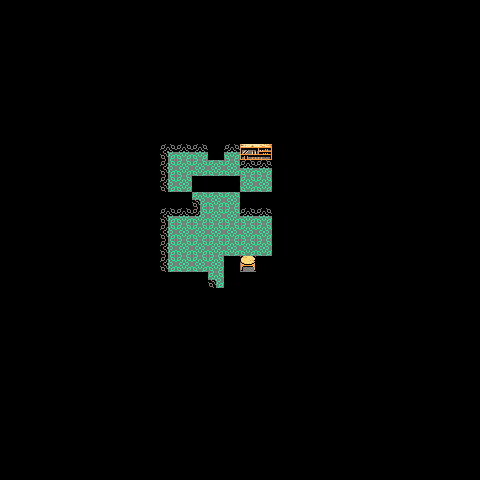

Below is a game level as drawn by its tile map, then a one-line description and the .tmx file that defines it, in full:
An orthogonal 30x30 tile map with 16x16 px tiles, 1 tile layer (Tile Layer 1).

<map version="1.0" orientation="orthogonal" renderorder="right-down" width="30" height="30" tilewidth="16" tileheight="16" nextobjectid="1">
 <tileset firstgid="1" name="rooms" tilewidth="16" tileheight="16" tilecount="50">
  <image source="../images/basic_16x16_tiles/rooms/tileset_rooms.png" width="80" height="160" />
  <tile id="6">
   <properties>
    <property name="wall" value="true" />
   </properties>
  </tile>
  <tile id="9">
   <properties>
    <property name="wall" value="true" />
   </properties>
  </tile>
  <tile id="10">
   <properties>
    <property name="wall" value="true" />
   </properties>
  </tile>
  <tile id="11">
   <properties>
    <property name="wall" value="true" />
   </properties>
  </tile>
  <tile id="18">
   <properties>
    <property name="wall" value="true" />
   </properties>
  </tile>
  <tile id="19">
   <properties>
    <property name="wall" value="true" />
   </properties>
  </tile>
  <tile id="20">
   <properties>
    <property name="wall" value="true" />
   </properties>
  </tile>
  <tile id="22">
   <properties>
    <property name="wall" value="true" />
   </properties>
  </tile>
  <tile id="23">
   <properties>
    <property name="wall" value="true" />
   </properties>
  </tile>
  <tile id="24">
   <properties>
    <property name="wall" value="true" />
   </properties>
  </tile>
  <tile id="31">
   <properties>
    <property name="wall" value="true" />
   </properties>
  </tile>
  <tile id="49">
   <properties>
    <property name="wall" value="true" />
   </properties>
  </tile>
 </tileset>
 <layer name="Tile Layer 1" width="30" height="30">
  <data encoding="csv">
1,1,1,1,1,1,1,1,1,1,1,1,1,1,1,1,1,1,1,1,1,1,1,1,1,1,1,1,1,1,
1,1,1,1,1,1,1,1,1,1,1,1,1,1,1,1,1,1,1,1,1,1,1,1,1,1,1,1,1,1,
1,1,1,1,1,1,1,1,1,1,1,1,1,1,1,1,1,1,1,1,1,1,1,1,1,1,1,1,1,1,
1,1,1,1,1,1,1,1,1,1,1,1,1,1,1,1,1,1,1,1,1,1,1,1,1,1,1,1,1,1,
1,1,1,1,1,1,1,1,1,1,1,1,1,1,1,1,1,1,1,1,1,1,1,1,1,1,1,1,1,1,
1,1,1,1,1,1,1,1,1,1,1,1,1,1,1,1,1,1,1,1,1,1,1,1,1,1,1,1,1,1,
1,1,1,1,1,1,1,1,1,1,1,1,1,1,1,1,1,1,1,1,1,1,1,1,1,1,1,1,1,1,
1,1,1,1,1,1,1,1,1,1,1,1,1,1,1,1,1,1,1,1,1,1,1,1,1,1,1,1,1,1,
1,1,1,1,1,1,1,1,1,44,43,43,43,43,43,43,43,44,1,1,1,1,1,1,1,1,1,1,1,1,
1,1,1,1,1,1,1,1,1,44,14,17,17,50,17,24,25,44,1,1,1,1,1,1,1,1,1,1,1,1,
1,1,1,1,1,1,1,1,1,44,16,13,13,13,13,17,17,44,1,1,1,1,1,1,1,1,1,1,1,1,
1,1,1,1,1,1,1,1,1,44,16,13,33,34,35,13,13,44,1,1,1,1,1,1,1,1,1,1,1,1,
1,1,1,1,1,1,1,1,1,44,43,43,18,13,13,43,43,44,1,1,1,1,1,1,1,1,1,1,1,1,
1,1,1,1,1,1,1,1,1,44,14,17,15,13,13,17,17,44,1,1,1,1,1,1,1,1,1,1,1,1,
1,1,1,1,1,1,1,1,1,44,16,13,13,13,13,13,13,44,1,1,1,1,1,1,1,1,1,1,1,1,
1,1,1,1,1,1,1,1,1,44,16,13,13,13,13,13,13,44,1,1,1,1,1,1,1,1,1,1,1,1,
1,1,1,1,1,1,1,1,1,44,16,13,13,13,49,7,49,44,1,1,1,1,1,1,1,1,1,1,1,1,
1,1,1,1,1,1,1,1,1,43,43,43,43,18,43,43,43,43,1,1,1,1,1,1,1,1,1,1,1,1,
1,1,1,1,1,1,1,1,1,1,1,1,1,1,1,1,1,1,1,1,1,1,1,1,1,1,1,1,1,1,
1,1,1,1,1,1,1,1,1,1,1,1,1,1,1,1,1,1,1,1,1,1,1,1,1,1,1,1,1,1,
1,1,1,1,1,1,1,1,1,1,1,1,1,1,1,1,1,1,1,1,1,1,1,1,1,1,1,1,1,1,
1,1,1,1,1,1,1,1,1,1,1,1,1,1,1,1,1,1,1,1,1,1,1,1,1,1,1,1,1,1,
1,1,1,1,1,1,1,1,1,1,1,1,1,1,1,1,1,1,1,1,1,1,1,1,1,1,1,1,1,1,
1,1,1,1,1,1,1,1,1,1,1,1,1,1,1,1,1,1,1,1,1,1,1,1,1,1,1,1,1,1,
1,1,1,1,1,1,1,1,1,1,1,1,1,1,1,1,1,1,1,1,1,1,1,1,1,1,1,1,1,1,
1,1,1,1,1,1,1,1,1,1,1,1,1,1,1,1,1,1,1,1,1,1,1,1,1,1,1,1,1,1,
1,1,1,1,1,1,1,1,1,1,1,1,1,1,1,1,1,1,1,1,1,1,1,1,1,1,1,1,1,1,
1,1,1,1,1,1,1,1,1,1,1,1,1,1,1,1,1,1,1,1,1,1,1,1,1,1,1,1,1,1,
1,1,1,1,1,1,1,1,1,1,1,1,1,1,1,1,1,1,1,1,1,1,1,1,1,1,1,1,1,1,
1,1,1,1,1,1,1,1,1,1,1,1,1,1,1,1,1,1,1,1,1,1,1,1,1,1,1,1,1,1
</data>
 </layer>
</map>